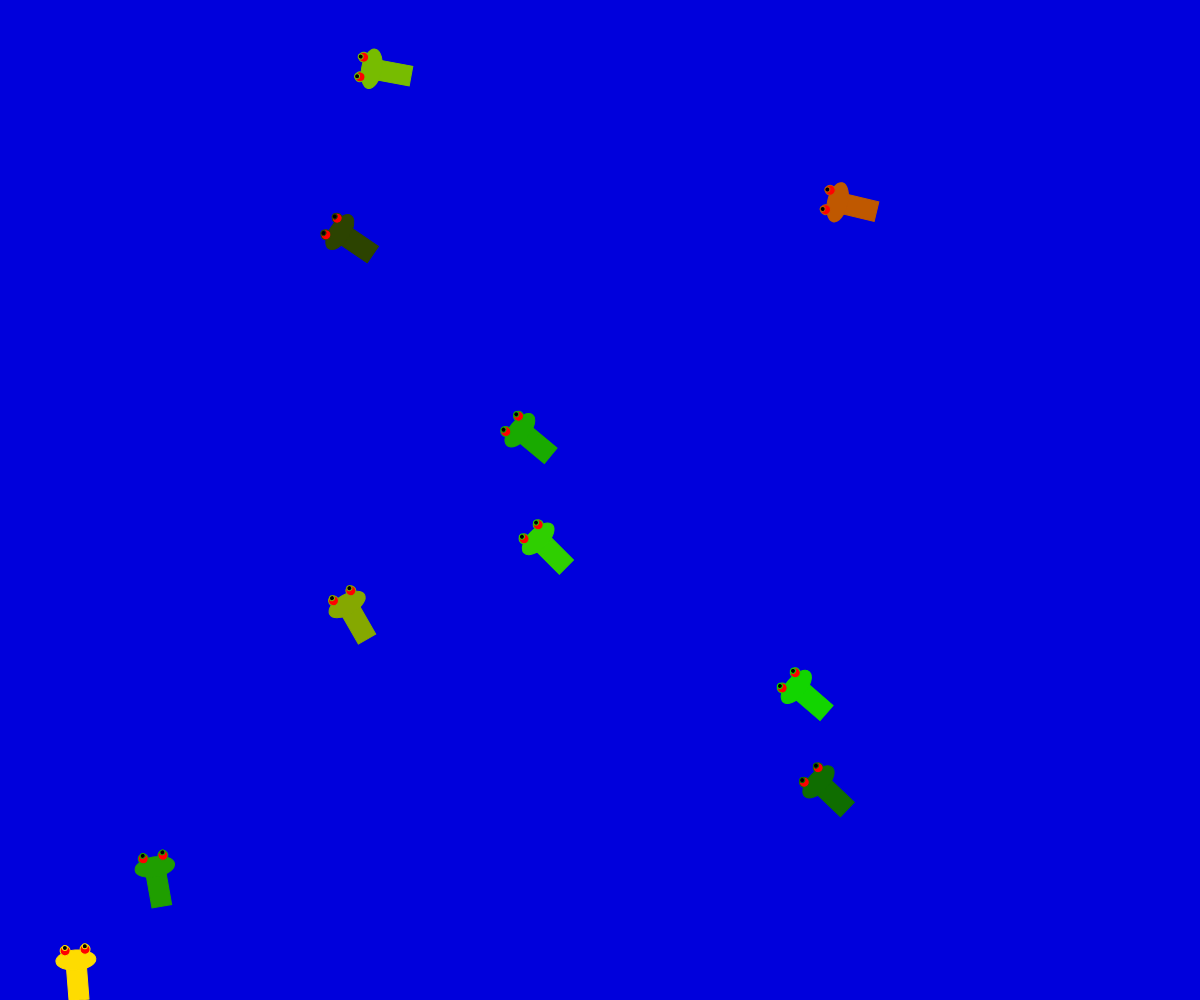
Frame 1 (no input)
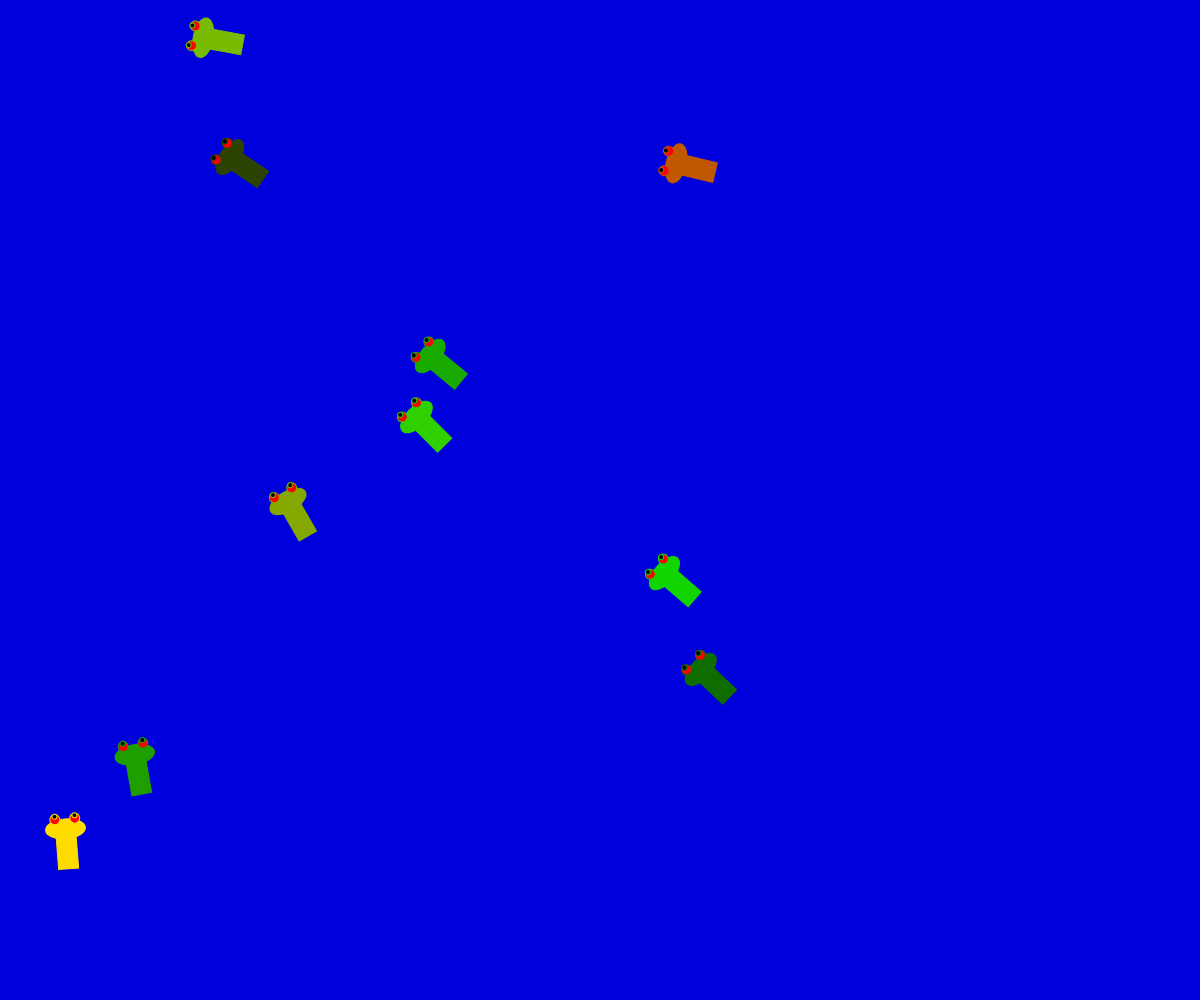
Frame 60 (no input)
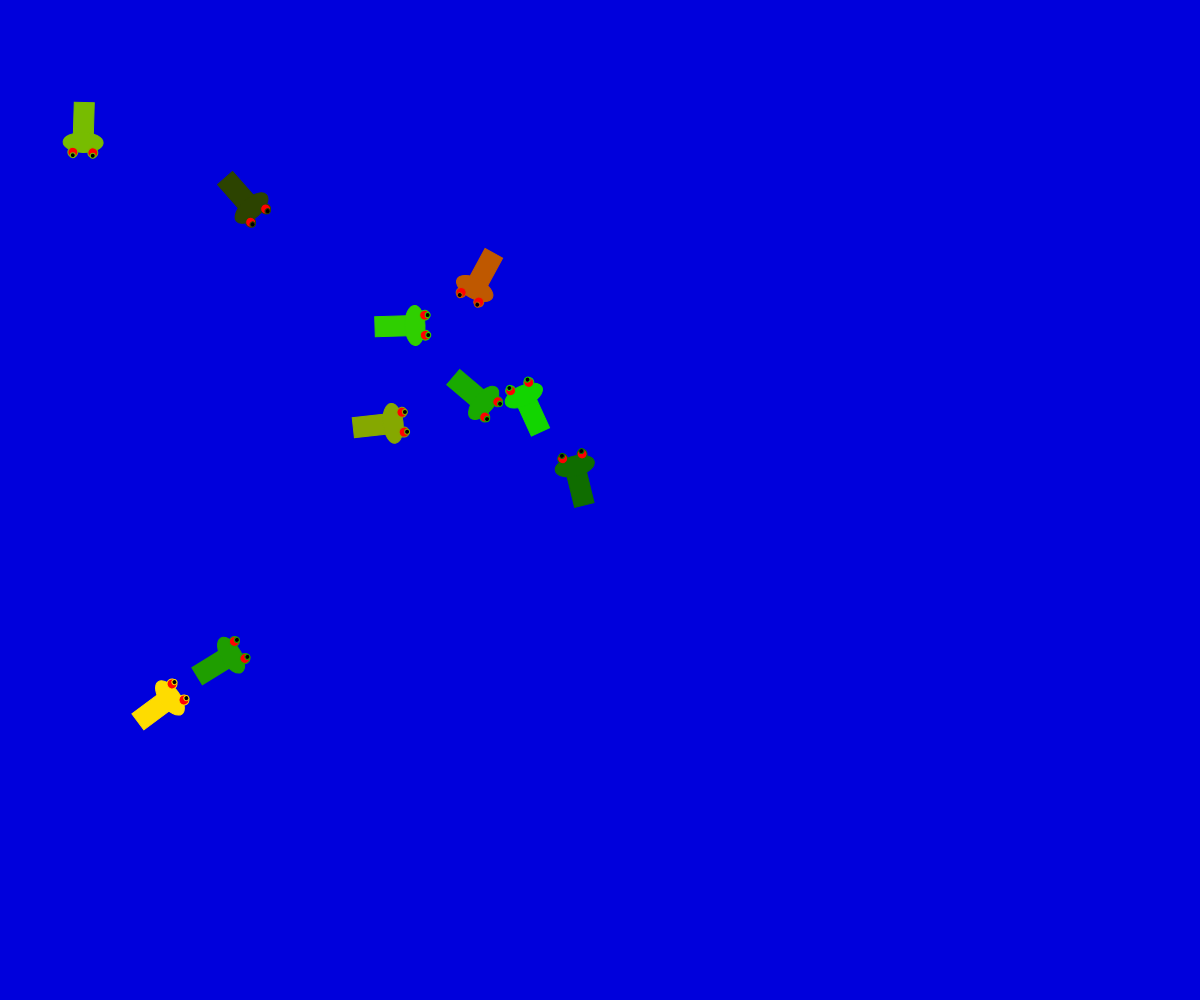
Frame 120 (the mouse pressed at the canvas centre since frame 60)

The p5.js sketch that drew these frames (run headless with seeded random() and noise() and a simulated clock; from frame 60 on, the mouse is pressed at the canvas centre):

// p5.js sketch
// ── sketch.js
let gregs = [];

function setup() {
  createCanvas(windowWidth, windowHeight);
  //greg = new Vehicle(width/2,height/2,color(255,255,0));
  rectMode(CENTER);
  for (let i =0;i<10;i++){
    gregs[i] = new Vehicle(random(width),random(height),color(random(255),random(255),0));
    
    
  }
}

function draw() {
  background(0,0,220);
  
  for (let i = 0; i <gregs.length;i++){
  let mousepos = createVector(mouseX,mouseY);
  let seek = p5.Vector.sub(mousepos,gregs[i].pos);
  seek.setMag(0.1);
  gregs[i].applyForce(seek);
  gregs[i].update();
  gregs[i].edges();
  gregs[i].show();
  }
}
// ── vehicle.js
class Vehicle {

   constructor(x, y, c) {

     this.pos = createVector(x, y);

     this.vel = createVector(0, 0); // a simple vector
     this.acc = createVector(0, 0);
     //this.mass = mass;
     //this.r = sqrt(mass)*10;
     this.c = c
     this.speed = random(1,5);
    



   }
   // methods
   applyForce(force) {
      
      this.acc.add(force);
      
   }

   update() {
     
      this.vel.add(this.acc);
     // use limit to make sure velocity does not grow out
     this.vel.limit(this.speed);
     this.pos.add(this.vel);
     this.acc.set(0,0);
     


   }

   edges() {
     if (this.pos.y > height) {
       this.pos.y = 0;
       //this.vel.y *= -1;

     }
     
     if (this.pos.y < 0) {
       this.pos.y = height;
       //this.vel.y *= -1;

     }
     if (this.pos.x > width) {
       this.pos.x = 0;
       //this.vel.x *= -1;
     }
     if (this.pos.x < 0) {
       this.pos.x = width;
       //this.vel.x *= -1;
     }




   }

   show() {
     push();
     stroke(this.c);
     
     translate(this.pos.x,this.pos.y); // makes the head
     rotate(this.vel.heading()+ radians(90));  // follow target
     //body
     fill(this.c);
     rect(0, 0, 20,40);
     //head
     stroke(this.c);
     fill(this.c);
     // eyes
     ellipse(0,-20,40,20);
     fill(255,0,0);
     ellipse(-10,-30,10,10);
     ellipse(10,-30,10,10);
     fill(0);
     ellipse(-10,-33,5,5);
     ellipse(10,-33,5,5);
     pop();
    // print(this.vel.heading()); 

   }


 }
